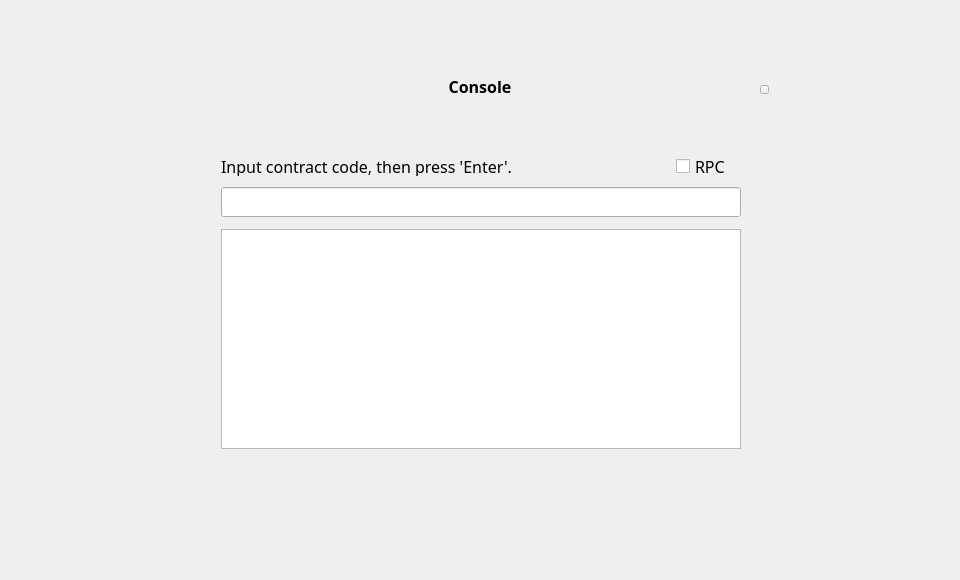
<?xml version="1.0" encoding="UTF-8"?>
<ui version="4.0">
 <class>ConsoleDialog</class>
 <widget class="QDialog" name="ConsoleDialog">
  <property name="geometry">
   <rect>
    <x>0</x>
    <y>0</y>
    <width>960</width>
    <height>580</height>
   </rect>
  </property>
  <property name="font">
   <font>
    <family>微软雅黑</family>
   </font>
  </property>
  <property name="windowTitle">
   <string>Dialog</string>
  </property>
  <widget class="QWidget" name="widget" native="true">
   <property name="geometry">
    <rect>
     <x>0</x>
     <y>0</y>
     <width>960</width>
     <height>580</height>
    </rect>
   </property>
   <widget class="QWidget" name="containerWidget" native="true">
    <property name="geometry">
     <rect>
      <x>166</x>
      <y>56</y>
      <width>628</width>
      <height>468</height>
     </rect>
    </property>
    <widget class="QTextBrowser" name="consoleBrowser">
     <property name="geometry">
      <rect>
       <x>55</x>
       <y>173</y>
       <width>520</width>
       <height>220</height>
      </rect>
     </property>
     <property name="font">
      <font>
       <family>微软雅黑</family>
      </font>
     </property>
     <property name="contextMenuPolicy">
      <enum>Qt::DefaultContextMenu</enum>
     </property>
    </widget>
    <widget class="QLabel" name="label">
     <property name="geometry">
      <rect>
       <x>250</x>
       <y>20</y>
       <width>128</width>
       <height>21</height>
      </rect>
     </property>
     <property name="font">
      <font>
       <family>微软雅黑</family>
       <pointsize>12</pointsize>
       <weight>75</weight>
       <bold>true</bold>
      </font>
     </property>
     <property name="styleSheet">
      <string notr="true"/>
     </property>
     <property name="text">
      <string>Console</string>
     </property>
     <property name="alignment">
      <set>Qt::AlignCenter</set>
     </property>
    </widget>
    <widget class="QLabel" name="label_2">
     <property name="geometry">
      <rect>
       <x>55</x>
       <y>100</y>
       <width>411</width>
       <height>20</height>
      </rect>
     </property>
     <property name="font">
      <font>
       <family>微软雅黑</family>
       <pointsize>12</pointsize>
      </font>
     </property>
     <property name="text">
      <string>Input contract code, then press 'Enter'.</string>
     </property>
    </widget>
    <widget class="QLineEdit" name="consoleLineEdit">
     <property name="geometry">
      <rect>
       <x>55</x>
       <y>131</y>
       <width>520</width>
       <height>30</height>
      </rect>
     </property>
     <property name="font">
      <font>
       <family>微软雅黑</family>
      </font>
     </property>
     <property name="contextMenuPolicy">
      <enum>Qt::DefaultContextMenu</enum>
     </property>
    </widget>
    <widget class="QCheckBox" name="checkBox">
     <property name="geometry">
      <rect>
       <x>510</x>
       <y>100</y>
       <width>111</width>
       <height>20</height>
      </rect>
     </property>
     <property name="font">
      <font>
       <pointsize>12</pointsize>
      </font>
     </property>
     <property name="cursor">
      <cursorShape>PointingHandCursor</cursorShape>
     </property>
     <property name="text">
      <string>RPC</string>
     </property>
    </widget>
    <widget class="QToolButton" name="closeBtn">
     <property name="geometry">
      <rect>
       <x>594</x>
       <y>29</y>
       <width>9</width>
       <height>9</height>
      </rect>
     </property>
     <property name="cursor">
      <cursorShape>PointingHandCursor</cursorShape>
     </property>
     <property name="focusPolicy">
      <enum>Qt::NoFocus</enum>
     </property>
     <property name="text">
      <string/>
     </property>
    </widget>
   </widget>
  </widget>
 </widget>
 <resources/>
 <connections/>
</ui>
